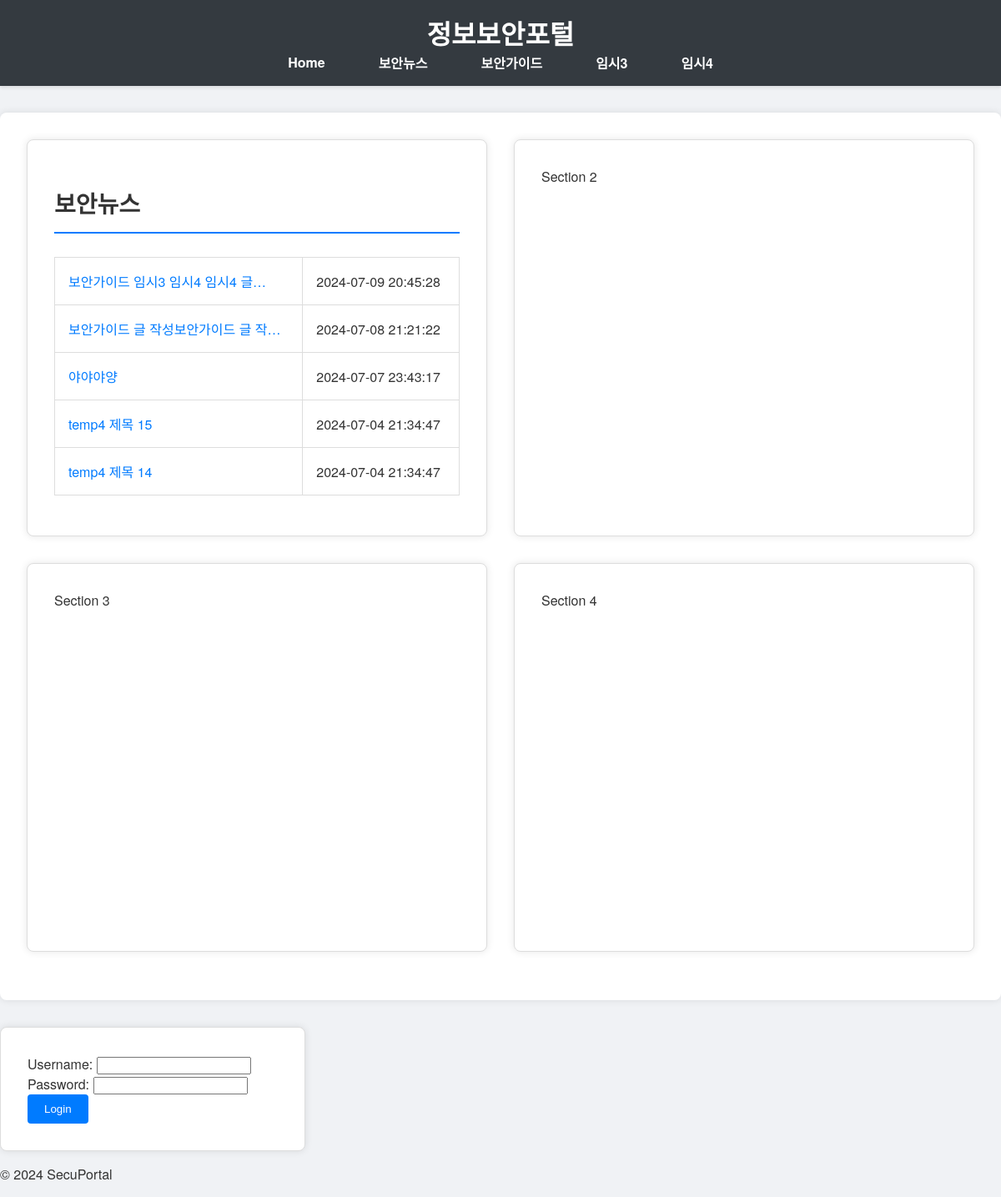
Before: / with the older database file.
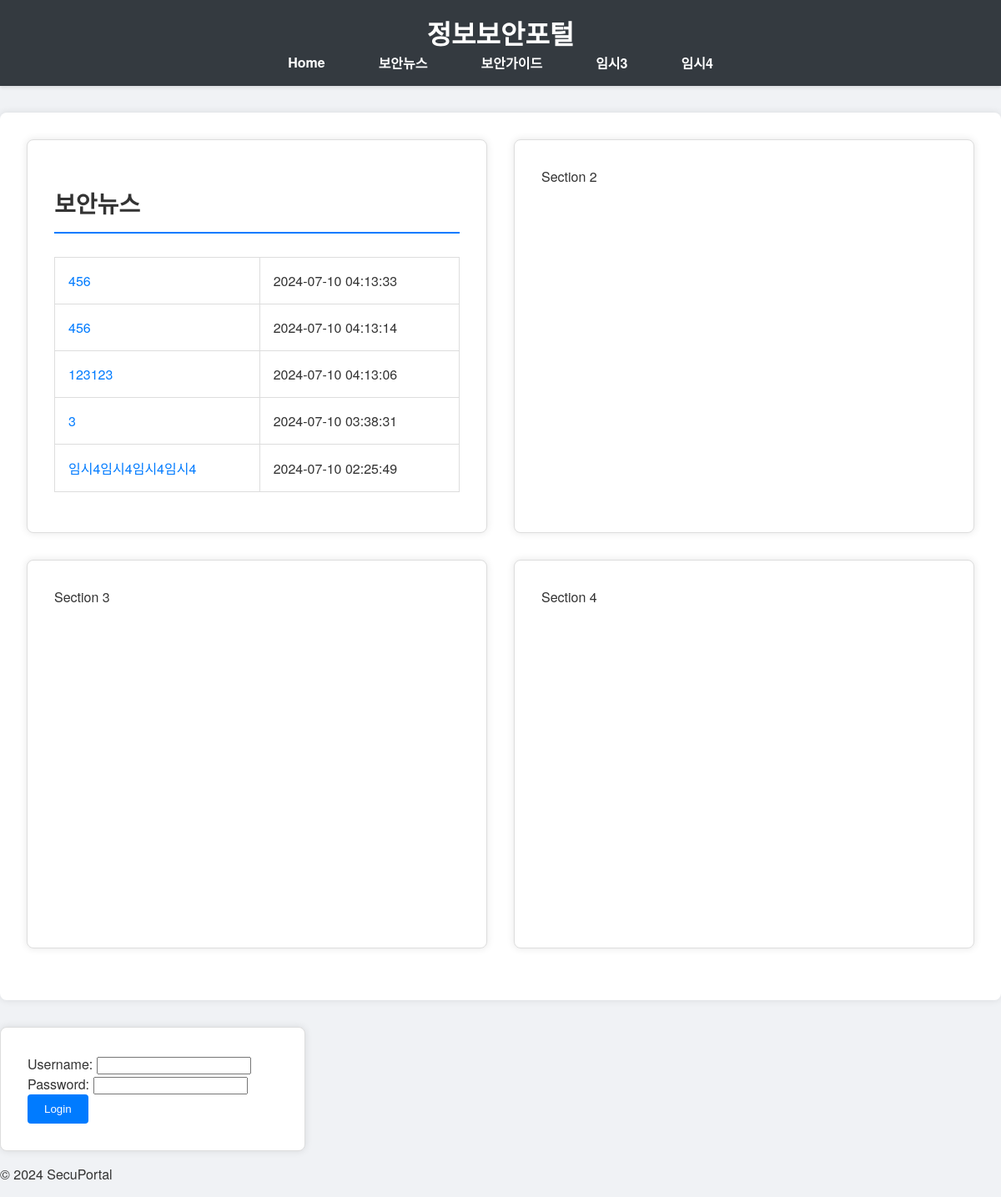
After: the same page with the newer database file.
### board1/models.py (models this page shows, shortened)
class Post(models.Model):
    title = models.CharField(max_length=200)
    category = models.CharField(max_length=100)
    subcategory = models.CharField(max_length=100, default='일반')
    content = RichTextField()
    original_time = models.CharField(max_length=100, blank=True, null=True)
    attachment = models.FileField(upload_to='attachments/', null=True, blank=True)
    author = models.CharField(max_length=50, default='임시 작성자')
    created_at = models.DateTimeField(auto_now_add=True)
    views = models.PositiveIntegerField(default=0)

### board1/views.py (the view)
# urls.py: path('', views.index, name='board2_index'),
def index(request):
    latest_posts = Post.objects.all().order_by('-created_at')[:5]
    return render(request, 'home.html', {
        "latest_posts": latest_posts,
    })

### templates/home.html (shortened to what this page needs)
{% extends "base.html" %}
{% block content %}
<div class="main-content">
    <div class="container">
        <div class="grid-container">
            <div class="grid-item">
                <h2>보안뉴스</h2>
                <table class="post-table">
                    <tbody>
                        {% for post in latest_posts %}
                        <tr>
                            <td><a href="{% url 'post_detail' post.id %}">{{ post.title|truncatechars:20 }}</a></td>
                            <td>{{ post.created_at|date:"Y-m-d H:i:s" }}</td>
                        </tr>
                        {% endfor %}
                    </tbody>
                </table>
            </div>
            <div class="grid-item">Section 2</div>
            <div class="grid-item">Section 3</div>
            <div class="grid-item">Section 4</div>
        </div>
    </div>
    <div class="login-container">
        {% if user.is_authenticated %}
            <p>Welcome, {{ user.username }}!</p>
            <a href="{% url 'logout' %}"><button>Logout</button></a>
        {% else %}
            <form method="post" action="{% url 'login' %}">
                <div>
                    <label for="username">Username:</label>
                    <input type="text" id="username" name="username" required>
                </div>
                <div>
                    <label for="password">Password:</label>
                    <input type="password" id="password" name="password" required>
                </div>
                <button type="submit">Login</button>
            </form>
        {% endif %}
    </div>
</div>
{% endblock %}

Changed rows visible on the page:
no longer on this page (row edited): Post: title "보안가이드 임시3 임시4 임시4 글…", created_at "2024-07-09 20:45:28"
no longer on this page (row edited): Post: title "보안가이드 글 작성보안가이드 글 작…", created_at "2024-07-08 21:21:22"
no longer on this page (row edited): Post: title "야야야양", created_at "2024-07-07 23:43:17"
no longer on this page (row unchanged): Post: title "temp4 제목 15", created_at "2024-07-04 21:34:47"
no longer on this page (row unchanged): Post: title "temp4 제목 14", created_at "2024-07-04 21:34:47"
added Post: title "456", created_at "2024-07-10 04:13:33"
added Post: title "456", created_at "2024-07-10 04:13:14"
added Post: title "123123", created_at "2024-07-10 04:13:06"
added Post: title "3", created_at "2024-07-10 03:38:31"
added Post: title "임시4임시4임시4임시4", created_at "2024-07-10 02:25:49"
